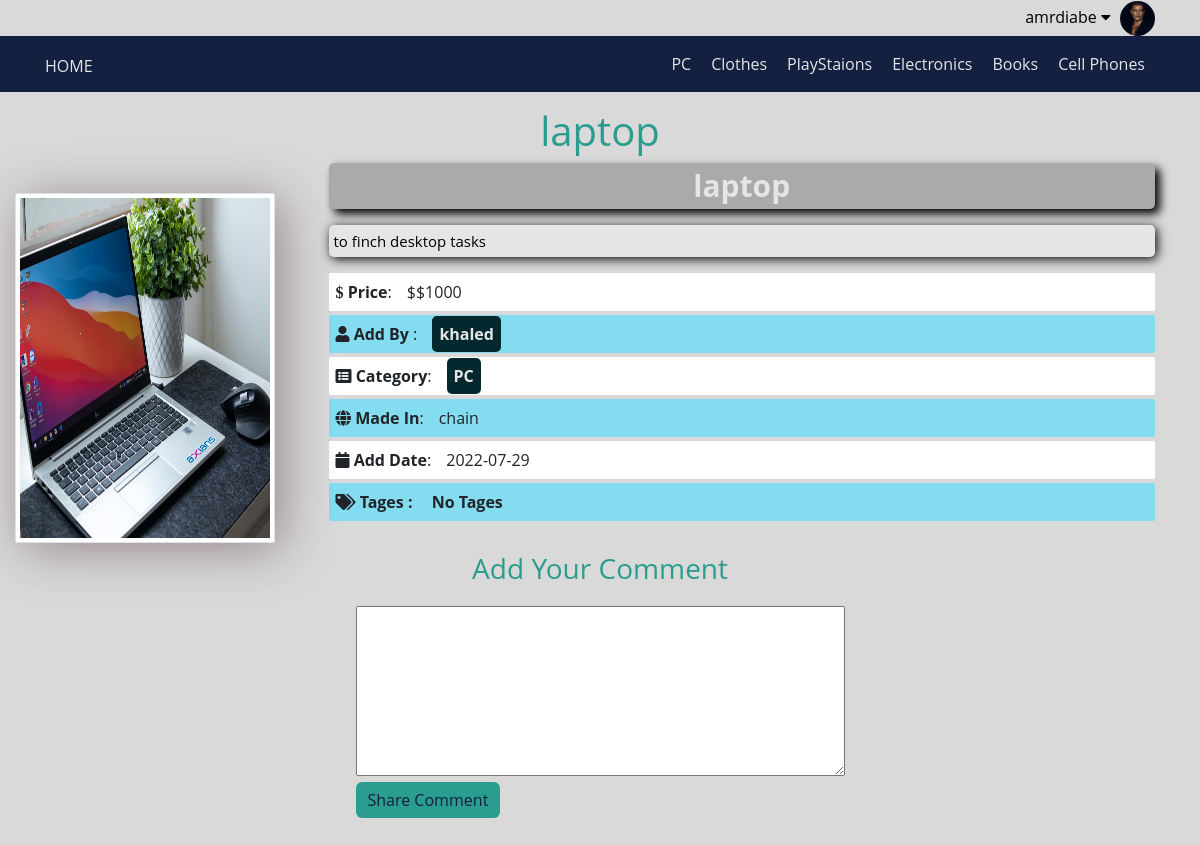
Screenshot of /items.php?itemid=26 (signed in) with the database file from the repository.
### tables this page shows
CREATE TABLE `users` (
  `userID` int(11) NOT NULL COMMENT 'Identefier user',
  `userName` varchar(255) NOT NULL COMMENT 'the name can user enter webside',
  `password` varchar(255) NOT NULL COMMENT 'password account user',
  `email` varchar(255) NOT NULL,
  `fullName` varchar(255) NOT NULL,
  `preDate` date NOT NULL,
  `groubID` int(11) NOT NULL DEFAULT 0,
  `trustStatus` int(11) NOT NULL DEFAULT 0,
  `regStatus` int(11) NOT NULL DEFAULT 0,
  `profilePicture` varchar(255) NOT NULL
);

CREATE TABLE `categories` (
  `ID` int(11) NOT NULL COMMENT 'Identifier category',
  `name` varchar(255) NOT NULL,
  `parent` int(11) NOT NULL,
  `description` text NOT NULL,
  `dataAdd` date NOT NULL,
  `ordering` int(11) NOT NULL,
  `visibility` tinyint(4) NOT NULL DEFAULT 0,
  `allowComment` tinyint(4) NOT NULL DEFAULT 0,
  `allowAdvertisement` tinyint(4) NOT NULL DEFAULT 0
);

CREATE TABLE `items` (
  `itemID` int(11) NOT NULL,
  `nameItem` varchar(255) NOT NULL,
  `description` varchar(255) NOT NULL,
  `price` varchar(255) NOT NULL,
  `dateAdd` date NOT NULL,
  `madeIn` varchar(255) NOT NULL,
  `tage` varchar(255) NOT NULL,
  `image` varchar(255) NOT NULL,
  `status` varchar(255) NOT NULL,
  `pictureItem` varchar(255) NOT NULL,
  `rating` smallint(6) NOT NULL,
  `approve` tinyint(11) NOT NULL DEFAULT 0,
  `catID` int(11) NOT NULL,
  `memberID` int(11) NOT NULL
);

### init.php (called while the page is built, shortened)
<?php
        include('config.php');
        $lang   = 'includes/languages/';
        $tpl    = 'includes/templates/';
        $func   = 'includes/functions/';
        include($lang . 'eng.php');
        include('admin/' . $func. 'mainFunctions.php');
        include($tpl . 'header.php');
        include($tpl . 'navigationBar.php')
        ?>

### includes/languages/eng.php (called while the page is built)
<?php
    if(!function_exists('lang')) {
        function lang($phrase) {
            static $language = [
                'Home'              => "Home",
                'Items'             => "Items",
                'Statistics'        => "Statistics",
                'Members'           => "Members",
                'Gategores'         => "Gategores",
                'Comments'          => "Comments",
                'Go To Shop'        => "Go To Shop",
                'Settings'          => "Settings",
                'Edit Profile'      => "Edit Profile",
                'Logout'            => "Logout",
            ];
            return $language[$phrase];
        }
    }

### items.php (the view, shortened to what this page needs)
<?php
    include('init.php');
    function getItemFromDB() {
        global $db;
        $id = getID('itemid');
        if($id != 0) {
                $stmt = $db->prepare("SELECT
                                            items.*,
                                            categories.name AS catName,
                                            users.userName  As memberName
                                        FROM
                                            items
                                        INNER JOIN
                                            categories
                                        ON
                                            categories.ID = items.catID
                                        INNER JOIN
                                            users
                                        ON
                                            users.userID = items.memberID
                                        WHERE
                                            approve = 1
                                        AND
                                            itemID=$id");
                    $stmt->execute();
                if($stmt->rowCount() > 0) {
                        return $stmt->fetch();
                } else { ?>
                    <div class="alert alert-danger  container" >This Category Not Exist</div>
                    <?php
                }
        } else {?>
            <div class="alert alert-danger  container" >This Category Not Exist</div>
            <?php
        }
    }
        ?>
            <?php
    function structAddComment($approveValue) {
        $id = getID('itemid');
        if($approveValue == 1) {
        ?>
            <h3 class="text-center h-edit">Add Your Comment</h3>
            <div class=" write-comm">
                <div class="row">
                    <div class="col-md-offset-3">
                        <form action="<?php echo $_SERVER['PHP_SELF'] ?>?itemid=<?php echo $id?>" method="POST">
                            <textarea name="comment" id="" cols="50" rows="7" required></textarea>
                            <input type="submit" value="Share Comment" class="btn btn-primary add-comm-btn">
                        </form>
                    </div>
                </div>
            </div>
            <?php } else { ?>
                <div class="container alert alert-danger">This Item Not Approve</a></div>
            <?php
            }
            StructReadComment() ?>
    <?php
    }
    function grtAllTages($tage) {
        ?>  <?php
        $tages = explode(',', $tage);
        foreach($tages as $tage) {
            $tage = strtolower($tage);
            if(!empty($tage)) {
            ?> <a href="tages.php?nameTage=<?php echo strtolower($tage) ?>" class="tages"><?php echo $tage ?></a>
            <?php } else {
                ?> <span class="">No Tages</span> <?php
            }
        }
    }
    function mainStructer($infoItem) {
        ?>
                <h1 class="text-center h-edit"><?php if(isset($infoItem['nameItem'])) echo $infoItem['nameItem']?></h1>
                <div class="container">
                    <div class="row">
                        <div class="col-md-3">
                        </div>
                        <div class="col-md-9 info-item">
                            <h2 class=""><?php if(isset($infoItem['nameItem'])) echo $infoItem['nameItem']?></h2>
                            <p class="desc"><?php if(isset($infoItem['description'])) echo $infoItem['description']?></p>
                            <ul class="list-unstyled">
                                <li>
                                    <i class="fa fa-usd" aria-hidden="true"></i>
                                    <span>Price</span>:<p>$<?php if(isset($infoItem['price'])) echo $infoItem['price']?></p>
                                </li>
                                <li><i class="fa fa-user" aria-hidden="true"></i> <span>Add By </span>:<a href="#"><p class="name-user"><?php if(isset($infoItem['memberName'])) echo $infoItem['memberName']?></p></a> </li>
                                <li><i class="fa fa-list-alt" aria-hidden="true"></i> <span>Category</span>:<a href="categories.php?catID=<?php echo $infoItem['catID'] ?>&nameCategorie=<?php echo $infoItem['catName'] ?>"><p class="name-cat"><?php if(isset($infoItem['catName']))    echo $infoItem['catName']?></p></a></li>
                                <li><i class="fa-solid fa-globe"></i> <span>Made In</span>:<p><?php if(isset($infoItem['madeIn']))     echo $infoItem['madeIn']?></p></li>
                                <li><i class="fa fa-calendar" aria-hidden="true"></i> <span>Add Date</span>:<p><?php if(isset($infoItem['dateAdd']))    echo $infoItem['dateAdd']?></p></li>
                                <li>
                                    <i class="fa-solid fa-tags" aria-hidden="true"></i>
                                    <span>Tages    : </span>
                                    <p><?php grtAllTages($infoItem['tage']) ?></p>
                                </li>
                            </ul>
                        </div>
                    </div>
                </div>
            <?php }
        $infoItem = getItemFromDB();
        mainStructer($infoItem);
        if(isset($_SESSION['user'])) {
            structAddComment($infoItem['approve']);
        } else {
            header("Location: login.php");
            ?>
                <div class="container alert alert-danger">login Or Regester To Add And Read Comment <a href="login.php " class="container">Login | Signup</a></div>
            <?php
        }
        include($tpl . 'footer.php');

### includes/templates/navigationBar.php (shortened to what this page needs)
<?php
    echo '<link rel="stylesheet" href="layout\css\frontend.css" />';
    echo '<link rel="stylesheet" href="layout\js\frontend.js" />';
                ?> <a href="admin/dashboard.php">Controlle panel</a> <?php
                    ?> <a href="admin/dashboard.php">Controlle panel</a> <?php
    function getInfoSession() {
        if (isset($_SESSION['user']))
            return ['name' => $_SESSION['user'], 'ID' => $_SESSION['IDuser']];
        else
            return ['name' => $_SESSION['username'], 'ID' => $_SESSION['userID']];
    }
?>
<div class="container">
    <?php
        setLoginOrUser('user', 'username');
        function setLinks() {
            $session = getInfoSession();
            ?>
                <div class="pull-right">
                    <div class="dropdown info-user">
                        <button onclick="myFunction()" class="dropbtn">
                            <?php echo $session['name'] ?> <i class="fa fa-caret-down" aria-hidden="true" ></i>
                        </button>
                        <?php   setPricterImage('index', 'ProfilePictuer', getTable('profilePicture', 'users', 'WHERE userID =  ' . $session['ID'], null, null,'fetch')['profilePicture'])  ?>
                    </div>
                </div>
            <?php
        }
    ?>
</div>
<div class="header">
    <div class="body">
        <div class="container container-nav">
            <a href="index.php" class="logo" id=""><?php echo lang('Home'); ?></a>
            <nav>
                <ul>
                    <?php
                        $categories = getTable('name', 'categories', 'WHERE parent = 0', 'ID', 'ASC');
                        foreach($categories as $categorie) {?>
                            <li><a href="categories.php?catID=<?php echo $categorie['ID'] ?>&nameCategorie=<?php echo str_replace(" ", "-", $categorie['name'])?>"><?Php echo $categorie['name']?></a></li>
                            <?php
                        }
                    ?>
                </ul>
            </nav>
        </div>
    </div>
</div>
<?php
    echo '<link rel="stylesheet" href="layout\css\frontend.css" />';
    echo '<link rel="stylesheet" href="layout\js\frontend.js" />';
?>

### admin/includes/functions/mainFunctions.php (shortened to what this page needs)
<?php
    function getTable($filed='*', $table, $condition=NULL,  $ordered = null, $typeOrders = 'DESC', $typeFetch = 'fetchAll', $limit = NULL) {
        global $db;
        if($ordered === null) {
            $stmt = $db->prepare("SELECT $filed FROM $table $condition $limit");
        }
        else
            $stmt = $db->prepare("SELECT * FROM $table $condition ORDER BY $ordered $typeOrders $limit");
        $stmt->execute();
        if ($typeFetch === 'fetchAll')
            $requerd = $stmt->fetchAll();
        elseif($typeFetch === 'fetch') {
            $requerd = $stmt->fetch();
        }
        return $requerd;
    }
    function getID($nameID, $typeRequest='int') {
        if ($typeRequest === 'int')
            return isset($_GET[$nameID]) && is_numeric($_GET[$nameID]) ?  intval($_GET[$nameID]) : 0;
        }
        function sortForm() {?>
            <?php }
        function setPricterImage($to, $nameFolder, $name, $nameClass = 'pictuer-in-front') {
            if($name != NULL) {
                ?> <td><img src="<?php pathImg($to, $nameFolder, $name, 'print')  ?>" alt="pictuer" class="pictuer-in-td <?php echo $nameClass ?>"></td> <?php
            } else {
                ?> <td><img src="layout\images\defaultImg.png" alt="pictuer" class="pictuer-in-td <?php echo $nameClass ?>"></td> <?php
            }
        }
        function pathImg($to = 'admin', $nameFolder = 'ProfilePictuer', $nameImg, $retrunOrPrint = 'return') {
            $path = '';
            if ($to === 'admin' ) {
                $path =  'uploded//' . $nameFolder. '//' . $nameImg ;
            } elseif($to === 'index' ) {
                $path = 'admin//uploded//' . $nameFolder . '//'. $nameImg;
            }
            if ($retrunOrPrint === 'return') {
                return $path;
            } else {
                echo $path;
            }
        }

### layout/css/frontend.css (style rules this page uses)
:root { --main-color : #0000; --secoud-color : #132040; --eath-color : #fca311; --therd-color : #e5e5e5; --fourd-color : #264653; --five-color : #2a9d8e; --six-color : #281110; --seven-color : #2A8D9D; --ninte-color : grey; --ten-color : #24788F; }
* { -moz-box-sizing: border-box; -webkit-box-sizing: border-box; box-sizing: border-box; padding: 0px; margin: 0px; }
a { text-decoration: none; }
html { scroll-behavior: smooth; }
body { font-family: 'Open Sans', sans-serif; background-color: #d9d9d9; height: 5000px; }
ul { list-style: none; }
.container { padding-left: 15px; padding-right: 15px; margin-left: auto; margin-right: auto; }
h1 { color: var(--five-color); margin-top: 15px; }
.body { background-color: var(--secoud-color); }
.logo { text-decoration: none; color: var(--therd-color); text-transform: uppercase; }
.header { position: relative; width: 100%; left: 0; z-index: 24; margin-bottom: 0; }
.header .container { display: flex; justify-content: space-between; align-items: center; position: relative; min-height: 55.4px; }
.header .container nav { flex: 1; display: flex; justify-content: flex-end; text-align: center; }
.header .container nav ul { display: flex; margin: 0; }
.header .container nav ul li a { text-decoration: none; color: var(--therd-color); display: inline; transition: .3s; padding: 0 10px; height: 100%; z-index: 2; }
.dropbtn { color: black; padding: 5px; font-size: 16px; border: none; width: fit-content; height: auto; cursor: pointer; z-index: 1000; background-color: inherit; }
.dropdown { position: relative; display: inline-block; }
.info-user img { width: 35px; height: 35px; border-radius: 50%; }
.pull-right { display: flex; flex-direction: row-reverse; }
.info-item h2 { text-align: center; background-color: #AAA; border-radius: 5px; padding: 5px; box-shadow: 5px 5px 10px black; color: var(--therd-color); font-size: 30px; font-weight: bold; margin-bottom: 1rem; }
.info-item .desc { height: auto; background-color: var(--therd-color); border-radius: 5px; box-shadow: 2px 2px 11px black; color: black; font-size: 15px; padding: 5px; width: auto; }
.name-user { background-color: #03282e; color: var(--therd-color); padding: 7px; border-radius: 5px; font-weight: bold; }
.name-cat { background-color: #03282e; color: var(--therd-color); padding: 7px; border-radius: 5px; font-weight: bold; }
.info-item ul li:nth-child(even) { background-color: #83dcef; }
.info-item ul li:nth-child(odd) { background-color: var(--bs-body-bg); }
.info-item ul li { padding: 7px; margin-bottom: 4px; border-radius: 2px; }
.info-item ul li span { font-weight: bold; }
.info-item ul li p { display: inline; margin: 5px; position: relative; left: 10px; }
.img-item { width: 300px; height: 350px; position: relative; top: 30px; left: -30px; box-shadow: 7px 6px 50.6px #948787; }
h3 { color: var(--five-color); margin-top: 15px; }
.write-comm { display: flex; justify-content: center; margin-top: 20px; margin-bottom: 40px; }
.write-comm input { display: block; }
.add-comm-btn { background-color: var(--five-color); border: none; }

### rows the page displays
users: profilePicture (picture)
categories: name "PC"
categories: name "Clothes"
categories: name "PlayStaions"
categories: name "Electronics"
categories: name "Books"
categories: name "Cell Phones"
items: nameItem "laptop", pictureItem (picture), description "to finch desktop tasks", price "$1000", memberID.userName "khaled", catID.name "PC", madeIn "chain", dateAdd "2022-07-29"

### other values shown
$session['name'] "amrdiabe"
lang('Home') "HOME"
